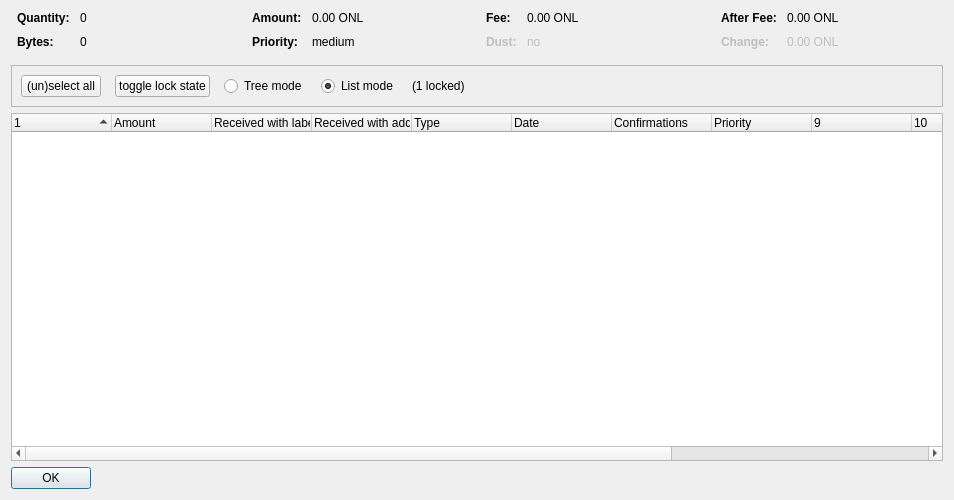
<?xml version="1.0" encoding="UTF-8"?>
<ui version="4.0">
 <class>CoinControlDialog</class>
 <widget class="QDialog" name="CoinControlDialog">
  <property name="geometry">
   <rect>
    <x>0</x>
    <y>0</y>
    <width>954</width>
    <height>500</height>
   </rect>
  </property>
  <property name="windowTitle">
   <string>Coin Selection</string>
  </property>
  <layout class="QVBoxLayout" name="verticalLayout">
   <item>
    <layout class="QHBoxLayout" name="horizontalLayoutTop" stretch="0,0,0,0">
     <property name="topMargin">
      <number>0</number>
     </property>
     <property name="bottomMargin">
      <number>10</number>
     </property>
     <item>
      <layout class="QFormLayout" name="formLayoutCoinControl1">
       <property name="horizontalSpacing">
        <number>10</number>
       </property>
       <property name="verticalSpacing">
        <number>10</number>
       </property>
       <property name="leftMargin">
        <number>6</number>
       </property>
       <property name="rightMargin">
        <number>6</number>
       </property>
       <item row="0" column="0">
        <widget class="QLabel" name="labelCoinControlQuantityText">
         <property name="font">
          <font>
           <weight>75</weight>
           <bold>true</bold>
          </font>
         </property>
         <property name="text">
          <string>Quantity:</string>
         </property>
        </widget>
       </item>
       <item row="0" column="1">
        <widget class="QLabel" name="labelCoinControlQuantity">
         <property name="cursor">
          <cursorShape>IBeamCursor</cursorShape>
         </property>
         <property name="contextMenuPolicy">
          <enum>Qt::ActionsContextMenu</enum>
         </property>
         <property name="text">
          <string notr="true">0</string>
         </property>
         <property name="textInteractionFlags">
          <set>Qt::LinksAccessibleByMouse|Qt::TextSelectableByKeyboard|Qt::TextSelectableByMouse</set>
         </property>
        </widget>
       </item>
       <item row="1" column="0">
        <widget class="QLabel" name="labelCoinControlBytesText">
         <property name="font">
          <font>
           <weight>75</weight>
           <bold>true</bold>
          </font>
         </property>
         <property name="text">
          <string>Bytes:</string>
         </property>
        </widget>
       </item>
       <item row="1" column="1">
        <widget class="QLabel" name="labelCoinControlBytes">
         <property name="cursor">
          <cursorShape>IBeamCursor</cursorShape>
         </property>
         <property name="contextMenuPolicy">
          <enum>Qt::ActionsContextMenu</enum>
         </property>
         <property name="text">
          <string notr="true">0</string>
         </property>
         <property name="textInteractionFlags">
          <set>Qt::LinksAccessibleByMouse|Qt::TextSelectableByKeyboard|Qt::TextSelectableByMouse</set>
         </property>
        </widget>
       </item>
      </layout>
     </item>
     <item>
      <layout class="QFormLayout" name="formLayoutCoinControl2">
       <property name="horizontalSpacing">
        <number>10</number>
       </property>
       <property name="verticalSpacing">
        <number>10</number>
       </property>
       <property name="leftMargin">
        <number>6</number>
       </property>
       <property name="rightMargin">
        <number>6</number>
       </property>
       <item row="0" column="0">
        <widget class="QLabel" name="labelCoinControlAmountText">
         <property name="font">
          <font>
           <weight>75</weight>
           <bold>true</bold>
          </font>
         </property>
         <property name="text">
          <string>Amount:</string>
         </property>
        </widget>
       </item>
       <item row="0" column="1">
        <widget class="QLabel" name="labelCoinControlAmount">
         <property name="cursor">
          <cursorShape>IBeamCursor</cursorShape>
         </property>
         <property name="contextMenuPolicy">
          <enum>Qt::ActionsContextMenu</enum>
         </property>
         <property name="text">
          <string notr="true">0.00 ONL</string>
         </property>
         <property name="textInteractionFlags">
          <set>Qt::LinksAccessibleByMouse|Qt::TextSelectableByKeyboard|Qt::TextSelectableByMouse</set>
         </property>
        </widget>
       </item>
       <item row="1" column="0">
        <widget class="QLabel" name="labelCoinControlPriorityText">
         <property name="font">
          <font>
           <weight>75</weight>
           <bold>true</bold>
          </font>
         </property>
         <property name="text">
          <string>Priority:</string>
         </property>
        </widget>
       </item>
       <item row="1" column="1">
        <widget class="QLabel" name="labelCoinControlPriority">
         <property name="cursor">
          <cursorShape>IBeamCursor</cursorShape>
         </property>
         <property name="contextMenuPolicy">
          <enum>Qt::ActionsContextMenu</enum>
         </property>
         <property name="text">
          <string>medium</string>
         </property>
         <property name="textInteractionFlags">
          <set>Qt::LinksAccessibleByMouse|Qt::TextSelectableByKeyboard|Qt::TextSelectableByMouse</set>
         </property>
        </widget>
       </item>
      </layout>
     </item>
     <item>
      <layout class="QFormLayout" name="formLayoutCoinControl3">
       <property name="horizontalSpacing">
        <number>10</number>
       </property>
       <property name="verticalSpacing">
        <number>10</number>
       </property>
       <property name="leftMargin">
        <number>6</number>
       </property>
       <property name="rightMargin">
        <number>6</number>
       </property>
       <item row="0" column="0">
        <widget class="QLabel" name="labelCoinControlFeeText">
         <property name="font">
          <font>
           <weight>75</weight>
           <bold>true</bold>
          </font>
         </property>
         <property name="text">
          <string>Fee:</string>
         </property>
        </widget>
       </item>
       <item row="0" column="1">
        <widget class="QLabel" name="labelCoinControlFee">
         <property name="cursor">
          <cursorShape>IBeamCursor</cursorShape>
         </property>
         <property name="contextMenuPolicy">
          <enum>Qt::ActionsContextMenu</enum>
         </property>
         <property name="text">
          <string notr="true">0.00 ONL</string>
         </property>
         <property name="textInteractionFlags">
          <set>Qt::LinksAccessibleByMouse|Qt::TextSelectableByKeyboard|Qt::TextSelectableByMouse</set>
         </property>
        </widget>
       </item>
       <item row="1" column="0">
        <widget class="QLabel" name="labelCoinControlLowOutputText">
         <property name="enabled">
          <bool>false</bool>
         </property>
         <property name="font">
          <font>
           <weight>75</weight>
           <bold>true</bold>
          </font>
         </property>
         <property name="text">
          <string>Dust:</string>
         </property>
        </widget>
       </item>
       <item row="1" column="1">
        <widget class="QLabel" name="labelCoinControlLowOutput">
         <property name="enabled">
          <bool>false</bool>
         </property>
         <property name="cursor">
          <cursorShape>IBeamCursor</cursorShape>
         </property>
         <property name="contextMenuPolicy">
          <enum>Qt::ActionsContextMenu</enum>
         </property>
         <property name="text">
          <string>no</string>
         </property>
         <property name="textInteractionFlags">
          <set>Qt::LinksAccessibleByMouse|Qt::TextSelectableByKeyboard|Qt::TextSelectableByMouse</set>
         </property>
        </widget>
       </item>
      </layout>
     </item>
     <item>
      <layout class="QFormLayout" name="formLayoutCoinControl4">
       <property name="horizontalSpacing">
        <number>10</number>
       </property>
       <property name="verticalSpacing">
        <number>10</number>
       </property>
       <property name="leftMargin">
        <number>6</number>
       </property>
       <property name="rightMargin">
        <number>6</number>
       </property>
       <item row="0" column="0">
        <widget class="QLabel" name="labelCoinControlAfterFeeText">
         <property name="font">
          <font>
           <weight>75</weight>
           <bold>true</bold>
          </font>
         </property>
         <property name="text">
          <string>After Fee:</string>
         </property>
        </widget>
       </item>
       <item row="0" column="1">
        <widget class="QLabel" name="labelCoinControlAfterFee">
         <property name="cursor">
          <cursorShape>IBeamCursor</cursorShape>
         </property>
         <property name="contextMenuPolicy">
          <enum>Qt::ActionsContextMenu</enum>
         </property>
         <property name="text">
          <string notr="true">0.00 ONL</string>
         </property>
         <property name="textInteractionFlags">
          <set>Qt::LinksAccessibleByMouse|Qt::TextSelectableByKeyboard|Qt::TextSelectableByMouse</set>
         </property>
        </widget>
       </item>
       <item row="1" column="0">
        <widget class="QLabel" name="labelCoinControlChangeText">
         <property name="enabled">
          <bool>false</bool>
         </property>
         <property name="font">
          <font>
           <weight>75</weight>
           <bold>true</bold>
          </font>
         </property>
         <property name="text">
          <string>Change:</string>
         </property>
        </widget>
       </item>
       <item row="1" column="1">
        <widget class="QLabel" name="labelCoinControlChange">
         <property name="enabled">
          <bool>false</bool>
         </property>
         <property name="cursor">
          <cursorShape>IBeamCursor</cursorShape>
         </property>
         <property name="contextMenuPolicy">
          <enum>Qt::ActionsContextMenu</enum>
         </property>
         <property name="text">
          <string notr="true">0.00 ONL</string>
         </property>
         <property name="textInteractionFlags">
          <set>Qt::LinksAccessibleByMouse|Qt::TextSelectableByKeyboard|Qt::TextSelectableByMouse</set>
         </property>
        </widget>
       </item>
      </layout>
     </item>
    </layout>
   </item>
   <item>
    <widget class="QFrame" name="frame">
     <property name="minimumSize">
      <size>
       <width>0</width>
       <height>40</height>
      </size>
     </property>
     <property name="frameShape">
      <enum>QFrame::StyledPanel</enum>
     </property>
     <property name="frameShadow">
      <enum>QFrame::Sunken</enum>
     </property>
     <layout class="QHBoxLayout" name="horizontalLayout">
      <item>
       <layout class="QHBoxLayout" name="horizontalLayoutPanel" stretch="0,0,0,0,0,0">
        <property name="spacing">
         <number>14</number>
        </property>
        <item>
         <widget class="QPushButton" name="pushButtonSelectAll">
          <property name="sizePolicy">
           <sizepolicy hsizetype="Maximum" vsizetype="Fixed">
            <horstretch>0</horstretch>
            <verstretch>0</verstretch>
           </sizepolicy>
          </property>
          <property name="text">
           <string>(un)select all</string>
          </property>
          <property name="autoDefault">
           <bool>false</bool>
          </property>
         </widget>
        </item>
        <item>
         <widget class="QPushButton" name="pushButtonToggleLock">
          <property name="sizePolicy">
           <sizepolicy hsizetype="Maximum" vsizetype="Fixed">
            <horstretch>0</horstretch>
            <verstretch>0</verstretch>
           </sizepolicy>
          </property>
          <property name="text">
           <string>toggle lock state</string>
          </property>
          <property name="autoDefault">
           <bool>false</bool>
          </property>
         </widget>
        </item>
        <item>
         <widget class="QRadioButton" name="radioTreeMode">
          <property name="sizePolicy">
           <sizepolicy hsizetype="Maximum" vsizetype="Fixed">
            <horstretch>0</horstretch>
            <verstretch>0</verstretch>
           </sizepolicy>
          </property>
          <property name="text">
           <string>Tree mode</string>
          </property>
         </widget>
        </item>
        <item>
         <widget class="QRadioButton" name="radioListMode">
          <property name="sizePolicy">
           <sizepolicy hsizetype="Maximum" vsizetype="Fixed">
            <horstretch>0</horstretch>
            <verstretch>0</verstretch>
           </sizepolicy>
          </property>
          <property name="text">
           <string>List mode</string>
          </property>
          <property name="checked">
           <bool>true</bool>
          </property>
         </widget>
        </item>
        <item>
         <widget class="QLabel" name="labelLocked">
          <property name="text">
           <string>(1 locked)</string>
          </property>
         </widget>
        </item>
        <item>
         <spacer name="horizontalSpacer">
          <property name="orientation">
           <enum>Qt::Horizontal</enum>
          </property>
          <property name="sizeHint" stdset="0">
           <size>
            <width>40</width>
            <height>20</height>
           </size>
          </property>
         </spacer>
        </item>
       </layout>
      </item>
     </layout>
    </widget>
   </item>
   <item>
    <widget class="CoinControlTreeWidget" name="treeWidget">
     <property name="contextMenuPolicy">
      <enum>Qt::CustomContextMenu</enum>
     </property>
     <property name="sortingEnabled">
      <bool>false</bool>
     </property>
     <property name="columnCount">
      <number>13</number>
     </property>
     <attribute name="headerShowSortIndicator" stdset="0">
      <bool>true</bool>
     </attribute>
     <attribute name="headerStretchLastSection">
      <bool>false</bool>
     </attribute>
     <column>
      <property name="text">
       <string/>
      </property>
     </column>
     <column>
      <property name="text">
       <string>Amount</string>
      </property>
     </column>
     <column>
      <property name="text">
       <string>Received with label</string>
      </property>
     </column>
     <column>
      <property name="text">
       <string>Received with address</string>
      </property>
     </column>
     <column>
      <property name="text">
	<string>Type</string>
      </property>
     </column>
     <column>
      <property name="text">	 
       <string>Date</string>
      </property>
     </column>
     <column>
      <property name="text">
       <string>Confirmations</string>
      </property>
      <property name="toolTip">
       <string>Confirmed</string>
      </property>
     </column>
     <column>
      <property name="text">
       <string>Priority</string>
      </property>
     </column>
     <column>
      <property name="text">
       <string/>
      </property>
     </column>
     <column>
      <property name="text">
       <string/>
      </property>
     </column>
     <column>
      <property name="text">
       <string/>
      </property>
     </column>
     <column>
      <property name="text">
       <string/>
      </property>
     </column>
     <column>
      <property name="text">
       <string/>
      </property>
     </column>
    </widget>
   </item>
   <item>
    <widget class="QDialogButtonBox" name="buttonBox">
     <property name="sizePolicy">
      <sizepolicy hsizetype="Maximum" vsizetype="Fixed">
       <horstretch>0</horstretch>
       <verstretch>0</verstretch>
      </sizepolicy>
     </property>
     <property name="orientation">
      <enum>Qt::Horizontal</enum>
     </property>
     <property name="standardButtons">
      <set>QDialogButtonBox::Ok</set>
     </property>
    </widget>
   </item>
  </layout>
 </widget>
 <customwidgets>
  <customwidget>
   <class>CoinControlTreeWidget</class>
   <extends>QTreeWidget</extends>
   <header>coincontroltreewidget.h</header>
  </customwidget>
 </customwidgets>
 <resources/>
 <connections/>
</ui>
